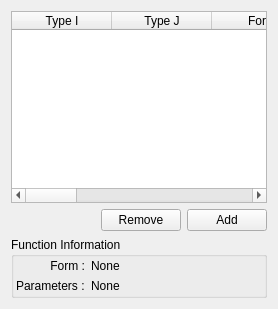
     <widget class="QWidget" name="FFEBondsTab">
      <attribute name="title">
       <string>Bonds</string>
      </attribute>
      <attribute name="toolTip">
       <string>Bond term definitions</string>
      </attribute>
      <layout class="QVBoxLayout" name="verticalLayout_2">
       <item>
        <widget class="QTableWidget" name="FFEditorBondsTable">
         <property name="selectionMode">
          <enum>QAbstractItemView::SingleSelection</enum>
         </property>
         <property name="selectionBehavior">
          <enum>QAbstractItemView::SelectRows</enum>
         </property>
         <column>
          <property name="text">
           <string>Type I</string>
          </property>
         </column>
         <column>
          <property name="text">
           <string>Type J</string>
          </property>
         </column>
         <column>
          <property name="text">
           <string>Form</string>
          </property>
         </column>
         <column>
          <property name="text">
           <string>Data 1</string>
          </property>
         </column>
         <column>
          <property name="text">
           <string>Data 2</string>
          </property>
         </column>
         <column>
          <property name="text">
           <string>Data 3</string>
          </property>
         </column>
         <column>
          <property name="text">
           <string>Data 4</string>
          </property>
         </column>
         <column>
          <property name="text">
           <string>Data 5</string>
          </property>
         </column>
         <column>
          <property name="text">
           <string>Data 6</string>
          </property>
         </column>
        </widget>
       </item>
       <item>
        <layout class="QHBoxLayout">
         <property name="spacing">
          <number>6</number>
         </property>
         <property name="margin">
          <number>0</number>
         </property>
         <item>
          <spacer>
           <property name="orientation">
            <enum>Qt::Horizontal</enum>
           </property>
           <property name="sizeHint" stdset="0">
            <size>
             <width>40</width>
             <height>20</height>
            </size>
           </property>
          </spacer>
         </item>
         <item>
          <widget class="QPushButton" name="RemoveBondButton">
           <property name="text">
            <string>Remove</string>
           </property>
           <property name="autoDefault">
            <bool>false</bool>
           </property>
          </widget>
         </item>
         <item>
          <widget class="QPushButton" name="AddBondButton">
           <property name="text">
            <string>Add</string>
           </property>
           <property name="autoDefault">
            <bool>false</bool>
           </property>
          </widget>
         </item>
        </layout>
       </item>
       <item>
        <widget class="QGroupBox" name="FFEditorBondFunctionGroup">
         <property name="title">
          <string>Function Information</string>
         </property>
         <layout class="QHBoxLayout" name="_2">
          <property name="spacing">
           <number>4</number>
          </property>
          <property name="margin">
           <number>2</number>
          </property>
          <item>
           <layout class="QGridLayout" name="_3">
            <property name="margin">
             <number>0</number>
            </property>
            <property name="spacing">
             <number>6</number>
            </property>
            <item row="0" column="1">
             <widget class="QLabel" name="FFEditorBondFormLabel">
              <property name="sizePolicy">
               <sizepolicy hsizetype="Expanding" vsizetype="Preferred">
                <horstretch>0</horstretch>
                <verstretch>0</verstretch>
               </sizepolicy>
              </property>
              <property name="text">
               <string>None</string>
              </property>
             </widget>
            </item>
            <item row="1" column="1">
             <widget class="QLabel" name="FFEditorBondParametersLabel">
              <property name="sizePolicy">
               <sizepolicy hsizetype="Expanding" vsizetype="Preferred">
                <horstretch>0</horstretch>
                <verstretch>0</verstretch>
               </sizepolicy>
              </property>
              <property name="text">
               <string>None</string>
              </property>
             </widget>
            </item>
            <item row="0" column="0">
             <widget class="QLabel" name="label_8">
              <property name="sizePolicy">
               <sizepolicy hsizetype="Minimum" vsizetype="Preferred">
                <horstretch>0</horstretch>
                <verstretch>0</verstretch>
               </sizepolicy>
              </property>
              <property name="text">
               <string>Form :</string>
              </property>
              <property name="alignment">
               <set>Qt::AlignRight|Qt::AlignTrailing|Qt::AlignVCenter</set>
              </property>
             </widget>
            </item>
            <item row="1" column="0">
             <widget class="QLabel" name="label_9">
              <property name="sizePolicy">
               <sizepolicy hsizetype="Minimum" vsizetype="Preferred">
                <horstretch>0</horstretch>
                <verstretch>0</verstretch>
               </sizepolicy>
              </property>
              <property name="text">
               <string>Parameters :</string>
              </property>
             </widget>
            </item>
           </layout>
          </item>
         </layout>
        </widget>
       </item>
      </layout>
     </widget>
